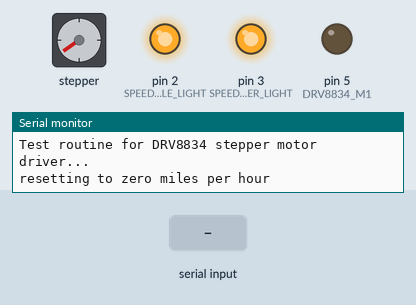
This sketch was run on a simulated Arduino Uno, built with avr-gcc and run on an emulated ATmega328P. On the bench: stepper motor, output pins drawn as LEDs (lit = HIGH), the last lines printed to the serial monitor. Wiring (inferred from the names in the program): stepper motor driver (200 steps per turn assumed): step pin 9; direction pin 8. The inputs (shaded band) are chosen by the test bench. Pins used as bus, display or sensor lines are not drawn.

Above: at 2.4 s.
2.5 s: "90,45,200\n" received over Serial
At 2.9 s:
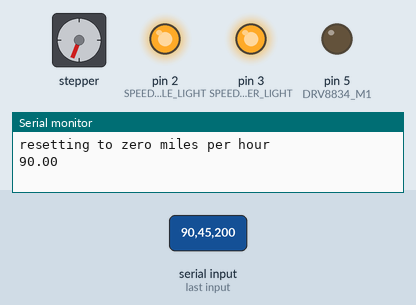
4.1 s: "30,150,10\n" received over Serial
At 4.5 s:
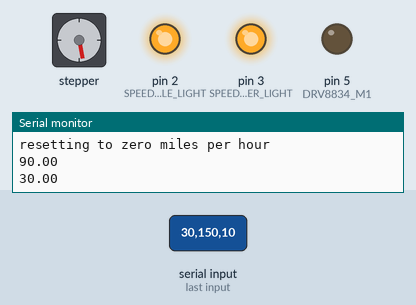
5.6 s: "5\n" received over Serial
At 6.2 s:
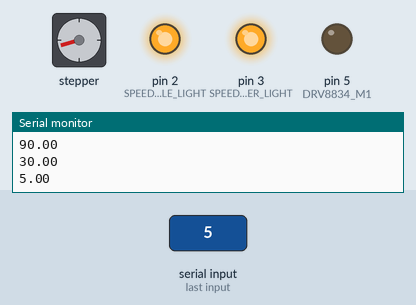
7.1 s: "200\n" received over Serial
At 8.3 s:
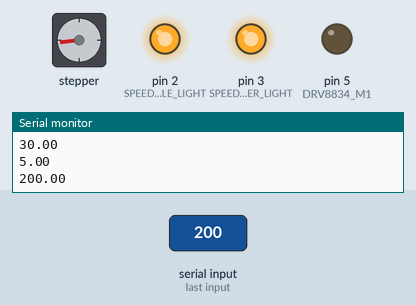
8.7 s: "1,90\n" received over Serial
At 9.6 s:
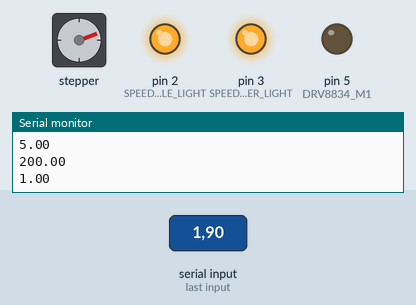
10.2 s: "1,90,45\n" received over Serial
At 11.5 s:
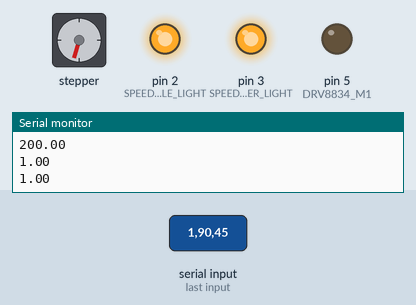
Timing chart, 0 to 12.7 s (numbered marks = the images above; inputs shaded):
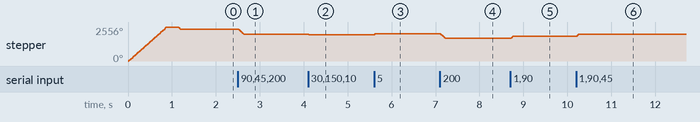

Measured:
- after the input at 2.5 s, stepper: turns 393° counter-clockwise in 0.13 s, starting at once
- after the input at 4.1 s, stepper: goes 1999° 0.01 s, then 1969°, starting at once
- after the input at 5.6 s, stepper: turns 84° clockwise, starting at once
- after the input at 7.1 s, stepper: turns 351° counter-clockwise in 0.12 s, starting at once
- after the input at 8.7 s, stepper: turns 168° clockwise, starting at once
- after the input at 10.2 s, stepper: turns 126° clockwise, starting at once

The sketch:

speedometer.ino
```cpp
/*  speedometer.ino
 *  Project: SSITH CyberPhysical Demonstrator
 *  Author: Kris Dobelstein
 *  Date: 18 August 2020
 *
 *  Arduino Type: DIY Arduino Micro
 *  Stepper motor driver: https://www.pololu.com/product/2134
 *  Modified 2011 SmartForTwo Instrument Cluster Assembly #257-65361
 *  Baud Rate: 38400
 *
 *
 *  Microsteppping Resolution Truth Table
 *  M1 M0 Microstep Resolution  Excitation Mode
 *  --- --- --------------------  ---------------
 *  L   L   Full step             2 phase
 *  L   H   Half step             1-2 phase
 *  L   Z   Quarter step          W1-2 phase
 *  H   L   Eighth step           2W1-2 phase
 *  H   H   Sixteenth step        4W-1-2 phase
 *  H   Z   thirty-secondth Step  32
 *
 */

// stepper motor driver pins
#define DRV8834_DIRECTION 8     // characterize per implementation
#define DRV8834_STEP 9          // low to high transition orders a step
#define DRV8834_nSLEEP 10        // logic level high to enable outputs
#define DRV8834_M0 13           // see truth table above
#define DRV8834_M1 5

#define BAUD_RATE 38400

// LED lighting
#define SPEEDO_NEEDLE_LIGHT 2
#define SPEEDO_NUMBER_LIGHT 3

// buttons
#define BUTTON_LEFT 0
#define BUTTON_RIGHT 1

#define INPUT_BUFFER 8

// Input management variables
String inputString ="";
bool stringComplete = false;

// stepper motor management variables
volatile short stepper_position = 0;
volatile unsigned short delay_micros = 300;
// proportional control constant.
// Larger values faster movement, more jerky
// Smaller values, slower movement, laggy
float kP = .25;

// speedometer management variables
// keep track of current output speed
volatile char current_speed_mph = 0;

// constants for stepper position to miles per hour mapping
const unsigned char speed_mph_max = 100;    // maximum speed on speedometer in mph
const float steps_per_mph = 9.7;  // steps per miles per hour at quarter steps


void rotate(int steps){
  if (steps == 0) {
    //do nothing
  }
  else if (steps > 0) {
    while (steps > 0) {
      //Serial.print("Steps left: ");
      //Serial.println(steps);
      digitalWrite(DRV8834_DIRECTION, LOW);
      digitalWrite(DRV8834_STEP, HIGH);
      delayMicroseconds(delay_micros);
      digitalWrite(DRV8834_STEP, LOW);
      delayMicroseconds(delay_micros);
      steps--;
      stepper_position++;
    }
  }
  else if (steps < 0) {
    while (steps < 0) {
      //Serial.print("Steps left: ");
      //Serial.println(steps);
      digitalWrite(DRV8834_DIRECTION, HIGH);
      digitalWrite(DRV8834_STEP, HIGH);
      delayMicroseconds(delay_micros);
      digitalWrite(DRV8834_STEP, LOW);
      delayMicroseconds(delay_micros);
      steps++;
      stepper_position--;
    }
  }
  //Serial.println(stepper_position);
}

float speed_to_steps(float speed_mph) {
  if (speed_mph >= speed_mph_max) {
    // return steps_at_max_mph;
    return steps_per_mph * speed_mph_max;
  }
  else if (speed_mph < 0) {
    return 0;
  }
  else return speed_mph * steps_per_mph;  // maybe round this? @todo
}

short get_current_to_target_error(unsigned short target_position) {
  return target_position - stepper_position;
}

void config_full_steps(){
  digitalWrite(DRV8834_M1, LOW);
  digitalWrite(DRV8834_M0, LOW);
}

void config_half_steps(){
  digitalWrite(DRV8834_M1, LOW);
  digitalWrite(DRV8834_M0, HIGH);
}

void config_quarter_steps(){
  digitalWrite(DRV8834_M1, LOW);
  pinMode(DRV8834_M0, INPUT);
}

void config_eighth_steps(){
  digitalWrite(DRV8834_M1, HIGH);
  digitalWrite(DRV8834_M0, LOW);
}

void config_sixteenth_steps(){
  digitalWrite(DRV8834_M1, HIGH);
  digitalWrite(DRV8834_M0, HIGH);
}

void enable_DRV8834(){
  digitalWrite(DRV8834_nSLEEP, HIGH);
}

void reset_speedometer_to_zero(){
  Serial.println("resetting to zero miles per hour");
  // move the needle counter-clockwise for a while so we know it "bottoms out" on the limiter
  rotate(-1400); // quarter steps
  delay(250);
  rotate(-20); // give it a little tickle to settle
  delay(10);
  // move the needle the emperically observed number of steps to zero from the limiter
  rotate(90); // quarter steps
  delay(100);
  // reset stepper_position to zero;
  zero_stepper_position();

}

void zero_stepper_position(){
  stepper_position = 0;
}

void setup() {
  // set up serial port and send a message about what we're doing
  Serial.begin(BAUD_RATE);
  inputString.reserve(INPUT_BUFFER);
  delay(1);
  Serial.println("Test routine for DRV8834 stepper motor driver...");
  delay(1);

  //Serial.println("Configuring pins...");
  // set up pins to interface with the DRV8834 module
  pinMode(DRV8834_DIRECTION, OUTPUT);
  pinMode(DRV8834_STEP, OUTPUT);
  pinMode(DRV8834_nSLEEP, OUTPUT);
  pinMode(DRV8834_M0, OUTPUT);
  pinMode(DRV8834_M1, OUTPUT);

  // configure speedometer LED control pins
  pinMode(SPEEDO_NEEDLE_LIGHT, OUTPUT);
  pinMode(SPEEDO_NUMBER_LIGHT, OUTPUT);

  // Turn on the speedometer backlights
  digitalWrite(SPEEDO_NEEDLE_LIGHT, HIGH);
  digitalWrite(SPEEDO_NUMBER_LIGHT, HIGH);

  pinMode(BUTTON_LEFT, INPUT_PULLUP);
  pinMode(BUTTON_RIGHT, INPUT_PULLUP);

  // enable the chip
  enable_DRV8834();
  delay(1); // let things settle

  // configure stepping resolution
  //config_half_steps();      // works ok
  config_quarter_steps();     // seems to be the best
  // config_eighth_steps();   // garbage
  // config_sixteenth_steps();// garbage

  // initialize the needle to zero miles per hour
  reset_speedometer_to_zero();
}

void loop() {

  // poll the left button for a speedometer reset command
  if(digitalRead(BUTTON_LEFT) == LOW && current_speed_mph < 1) {
    Serial.println("LEFT");
    reset_speedometer_to_zero();
  }

  if(digitalRead(BUTTON_RIGHT) == LOW) {
    Serial.println("RIGHT");
  }

  if(stringComplete) {
    float speed_mph = inputString.toFloat();
    current_speed_mph = speed_mph;
    Serial.println(speed_mph);

    if (inputString.equals("r\n")) {
      reset_speedometer_to_zero();
    }

    if (inputString.equals("x\n")) {
      Serial.println("resetting stepper position");
      zero_stepper_position();
    }

    if (inputString.toFloat() > 0 or inputString.equals("0\n")) {
      float speed_mph = inputString.toFloat();
      //Serial.print("mph [received]: ");
      //Serial.println(speed_mph);

      if (speed_mph < 0.1) {
        // go to zero position because it won't happen with proportional control
        if(stepper_position > 0) {
          rotate(stepper_position * -1);
        }
      }
      else {
        short error = get_current_to_target_error(speed_to_steps(speed_mph));
        rotate(error*kP);
      }
    }
    inputString = "";         // reset the input string
    stringComplete = false;   // reset the stringComplete flag to false
  }
  serialEvent();
}

// -----------------------------------------------
// SERIAL UART HARDWARE RX INTERRUPT ROUTINE
// -----------------------------------------------

void serialEvent() {
  while (Serial.available() ) {
    // get the new byte:
    char inChar = (char)Serial.read();
    // add it to the inputString:
    inputString += inChar;
    // if the incoming character is a newline, set a flag so the main loop can
    // do something about it:
    if (inChar == '\n') {
      char stringLength = inputString.length();
      stringComplete = true;
    }
  }
}
```
